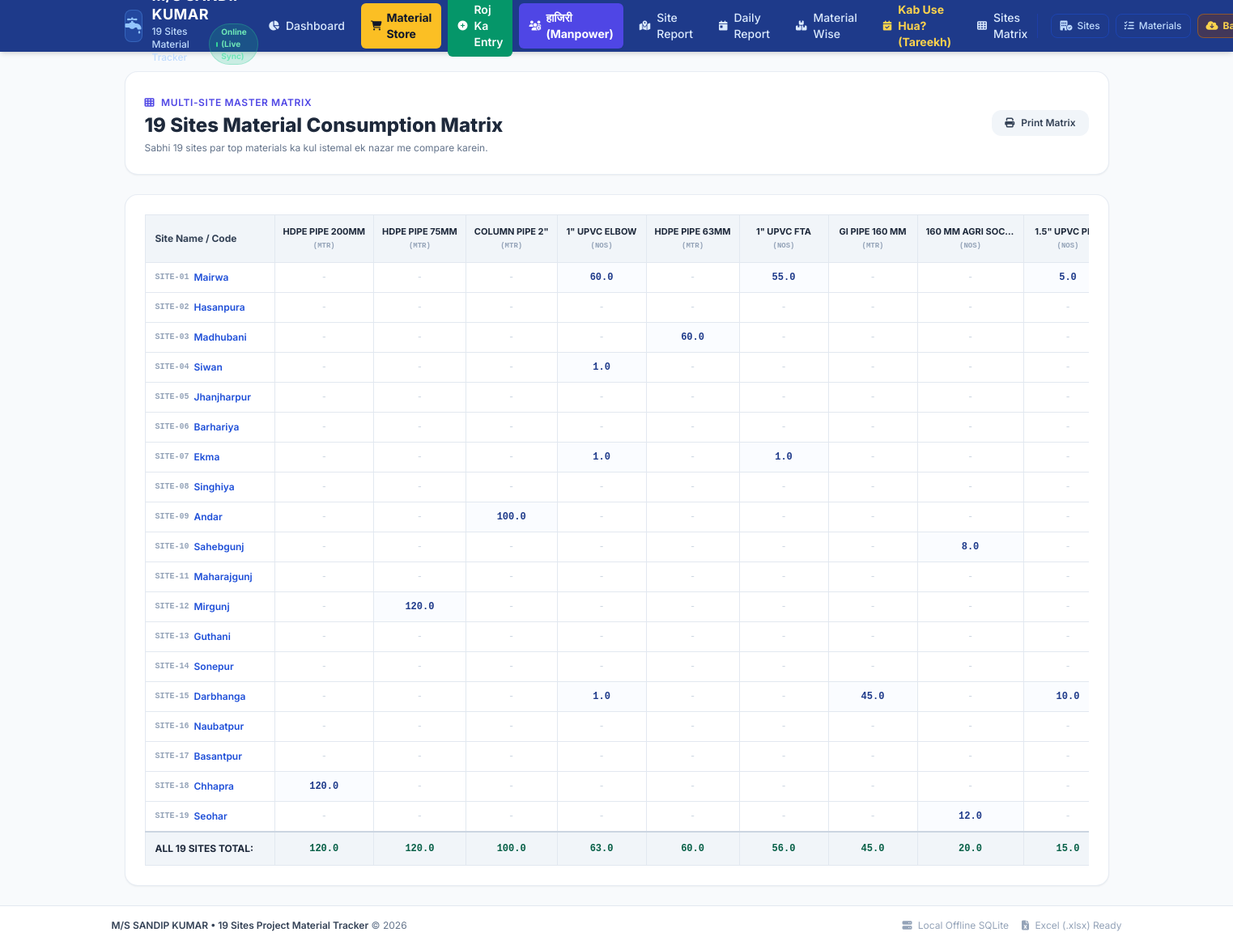
The app's page /reports/matrix, older data.
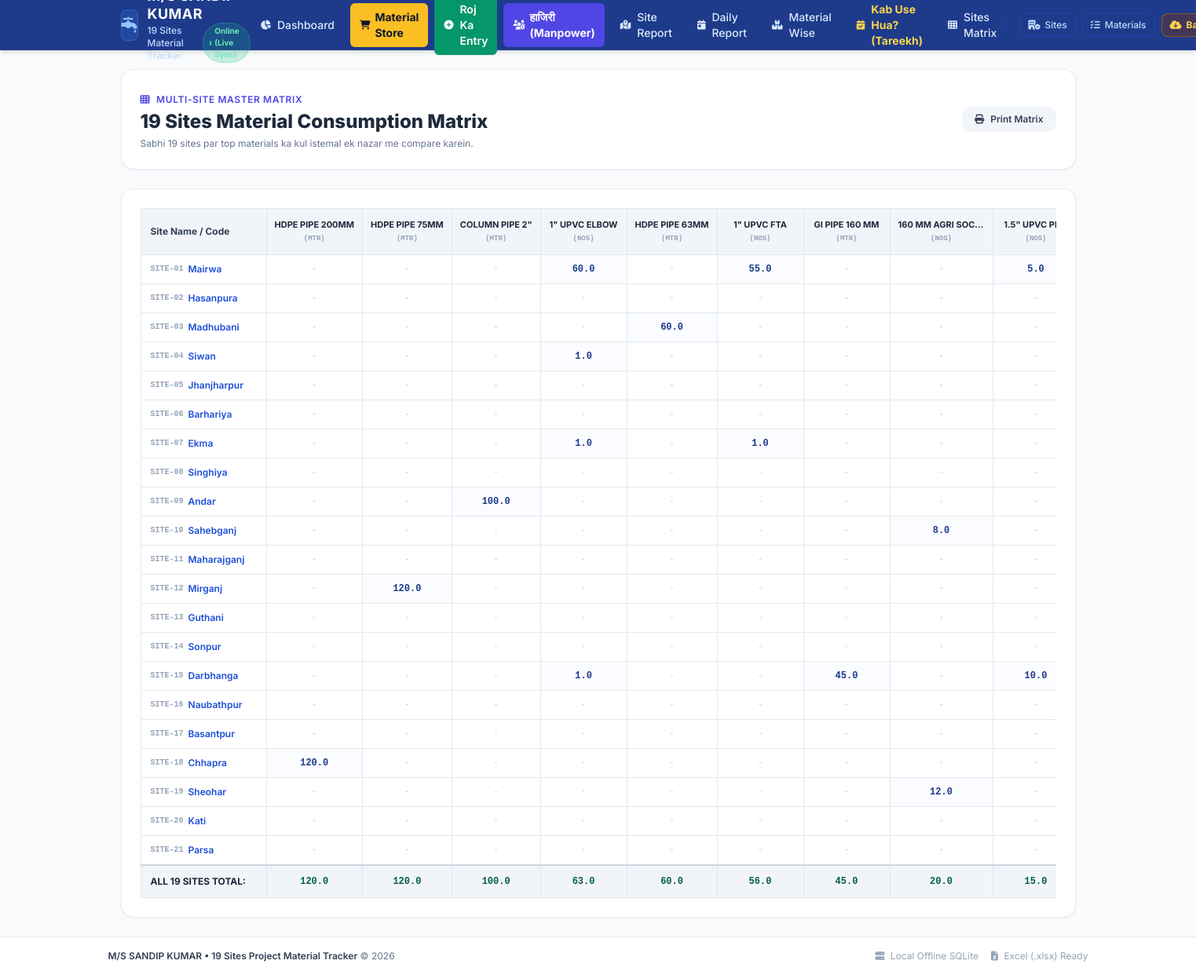
The same page, newer data.
### tables this page shows
CREATE TABLE materials (
        id INTEGER PRIMARY KEY AUTOINCREMENT,
        name TEXT UNIQUE NOT NULL,
        unit TEXT NOT NULL,
        rate REAL DEFAULT 0.0,
        category TEXT,
        created_at TIMESTAMP DEFAULT CURRENT_TIMESTAMP
    , image_url TEXT);

CREATE TABLE sites (
        id INTEGER PRIMARY KEY AUTOINCREMENT,
        code TEXT UNIQUE NOT NULL,
        name TEXT NOT NULL,
        location TEXT,
        supervisor TEXT,
        contact TEXT,
        status TEXT DEFAULT 'Active',
        created_at TIMESTAMP DEFAULT CURRENT_TIMESTAMP
    , incharge TEXT, incharge_phone TEXT);

### app.py (the view)
@app.route("/reports/matrix")
def matrix_report():
    sites, top_mats, matrix = database.get_matrix_data()
    return render_template("matrix_report.html", sites=sites, top_mats=top_mats, matrix=matrix)

### app.py (called while the page is built)
@app.context_processor
def inject_common():
    return {
        "current_date": datetime.date.today().strftime("%Y-%m-%d"),
        "now_year": datetime.date.today().year
    }

@app.after_request
def add_cors_headers(response):
    response.headers["Access-Control-Allow-Origin"] = "*"
    response.headers["Access-Control-Allow-Methods"] = "GET, POST, OPTIONS"
    response.headers["Access-Control-Allow-Headers"] = "Content-Type"
    return response

### database.py (called while the page is built)
def get_db():
    conn = sqlite3.connect(DB_PATH)
    conn.row_factory = sqlite3.Row
    return conn

def get_all_sites():
    conn = get_db()
    cursor = conn.cursor()
    cursor.execute("SELECT * FROM sites ORDER BY id ASC")
    sites = [dict(row) for row in cursor.fetchall()]
    conn.close()
    return sites

### templates/matrix_report.html (shortened to what this page needs)
{% extends "base.html" %}
{% block content %}
<div class="space-y-6">
    <div class="bg-white rounded-2xl p-6 border border-slate-200/80 shadow-sm flex flex-col sm:flex-row sm:items-center justify-between gap-4">
        <div>
            <div class="inline-flex items-center gap-2 text-xs font-semibold text-indigo-600 uppercase tracking-wider mb-1">
                <i class="fa-solid fa-table-cells"></i> Multi-Site Master Matrix
            </div>
            <h1 class="text-2xl font-extrabold text-slate-800">19 Sites Material Consumption Matrix</h1>
            <p class="text-xs text-slate-500 mt-1">
                Sabhi 19 sites par top materials ka kul istemal ek nazar me compare karein.
            </p>
        </div>
        <button onclick="window.print()" class="px-4 py-2 rounded-xl bg-slate-100 hover:bg-slate-200 text-slate-700 text-xs font-semibold transition flex items-center gap-2 no-print self-start sm:self-auto">
            <i class="fa-solid fa-print"></i> Print Matrix
        </button>
    </div>
    <div class="bg-white rounded-2xl p-6 border border-slate-200/80 shadow-sm space-y-4">
        <div class="overflow-x-auto">
            <table class="w-full text-left text-xs border-collapse border border-slate-200">
                <thead class="bg-slate-100 text-slate-700 font-semibold border-b border-slate-200">
                    <tr>
                        <th class="py-3 px-3 border border-slate-200 sticky left-0 bg-slate-100 z-10 min-w-[160px]">
                            Site Name / Code
                        </th>
                        {% for mat in top_mats %}
                        <th class="py-3 px-2.5 border border-slate-200 text-center min-w-[110px]" title="{{ mat.name }}">
                            <div class="font-bold truncate max-w-[110px] text-slate-800 text-[11px]">{{ mat.name }}</div>
                            <span class="text-[9px] font-mono text-slate-400">({{ mat.unit }})</span>
                        </th>
                        {% endfor %}
                    </tr>
                </thead>
                <tbody class="divide-y divide-slate-100 text-slate-700">
                    {% for site in sites %}
                    <tr class="hover:bg-blue-50/40 transition">
                        <td class="py-2.5 px-3 border border-slate-200 sticky left-0 bg-white font-semibold text-slate-800 whitespace-nowrap z-10">
                            <a href="{{ url_for('site_report', site_id=site.id) }}" class="text-blue-700 hover:underline flex items-center gap-1.5">
                                <span class="text-slate-400 font-mono text-[10px]">{{ site.code }}</span>
                                <span>{{ site.name }}</span>
                            </a>
                        </td>
                        {% for mat in top_mats %}
                        {% set qty = matrix.get(site.id, {}).get(mat.id, 0) %}
                        <td class="py-2.5 px-2.5 border border-slate-200 text-center font-mono {% if qty > 0 %}font-bold text-blue-900 bg-blue-50/30{% else %}text-slate-300{% endif %}">
                            {% if qty > 0 %}
                                {{ qty }}
                            {% else %}
                                -
                            {% endif %}
                        </td>
                        {% endfor %}
                    </tr>
                    {% endfor %}
                </tbody>
                <tfoot class="bg-slate-100 font-bold border-t-2 border-slate-300">
                    <tr>
                        <td class="py-3 px-3 border border-slate-200 sticky left-0 bg-slate-100 uppercase text-xs text-slate-800 z-10">
                            All 19 Sites Total:
                        </td>
                        {% for mat in top_mats %}
                        <td class="py-3 px-2.5 border border-slate-200 text-center font-mono text-emerald-800 text-xs">
                            {{ mat.total_all_sites }}
                        </td>
                        {% endfor %}
                    </tr>
                </tfoot>
            </table>
        </div>
    </div>
</div>
{% endblock %}

Row changes from the older to the newer data that the page shows:
changed sites "SITE-10": name "Sahebgunj" → "Sahebganj"
changed sites "SITE-11": name "Maharajgunj" → "Maharajganj"
changed sites "SITE-12": name "Mirgunj" → "Mirganj"
changed sites "SITE-14": name "Sonepur" → "Sonpur"
changed sites "SITE-16": name "Naubatpur" → "Naubathpur"
changed sites "SITE-19": name "Seohar" → "Sheohar"
added sites: code "SITE-20", name "Kati"
added sites: code "SITE-21", name "Parsa"
